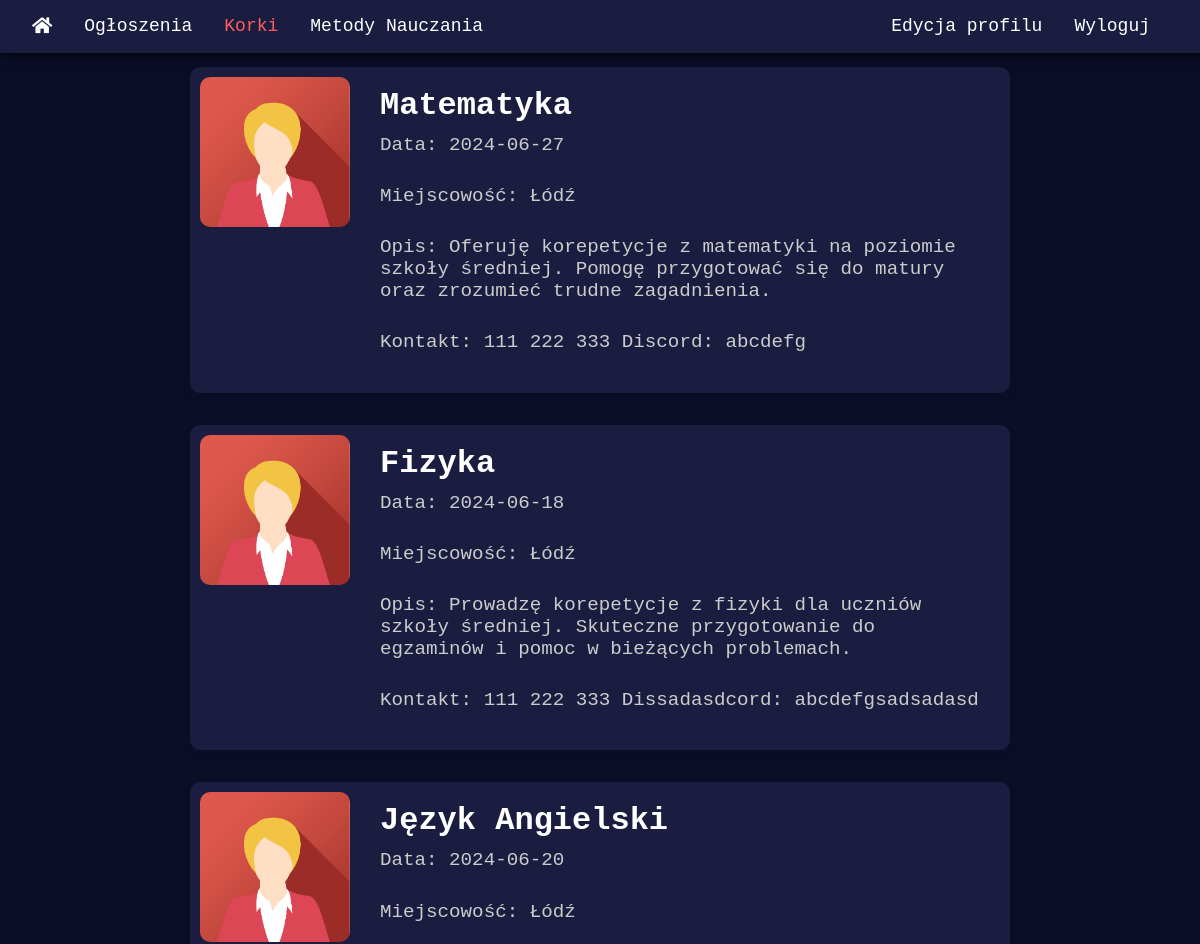
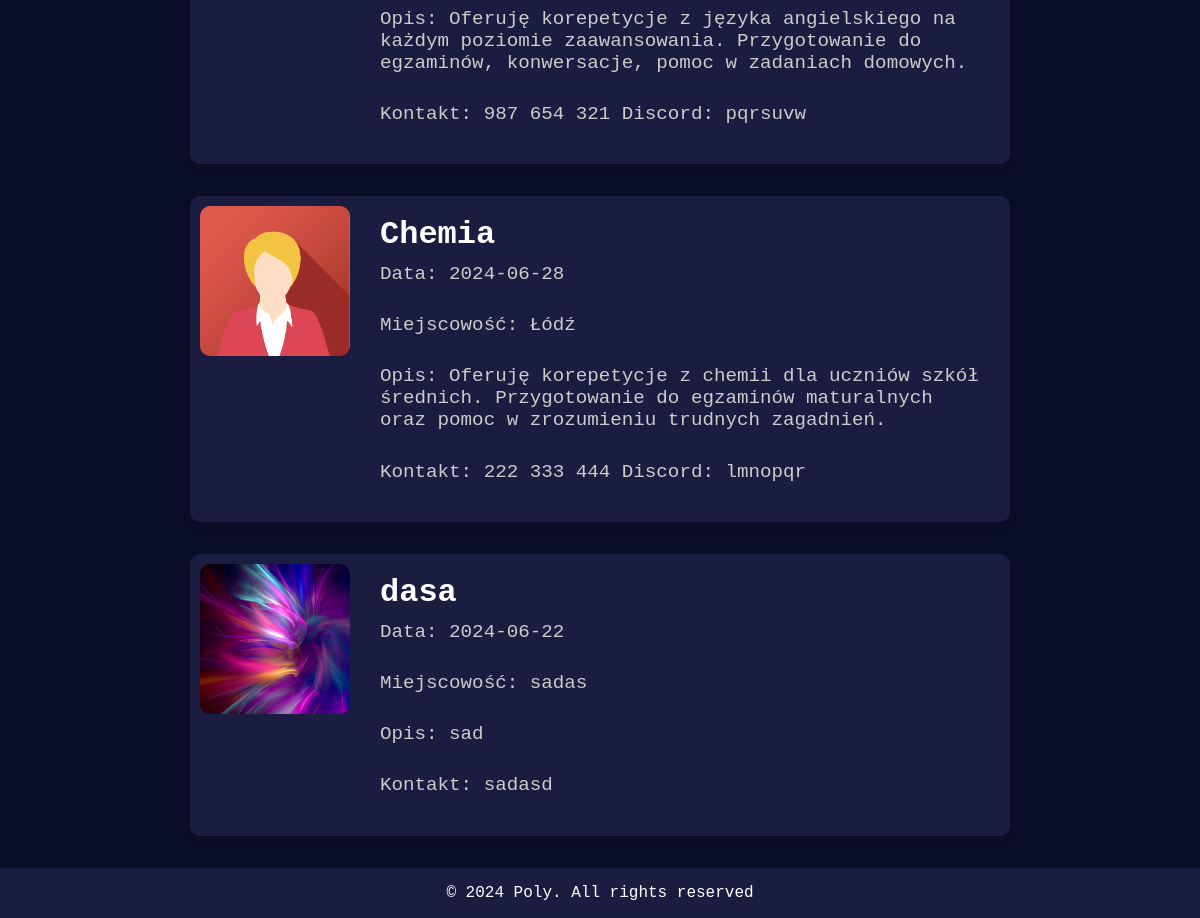
The app's page /subsites/korepetycje.php (signed in) with its own data (2 pictures, top to bottom).
### tables this page shows
CREATE TABLE `korki` (
  `ID_korkow` int(11) NOT NULL,
  `Tytul` varchar(50) NOT NULL,
  `Opis` varchar(500) NOT NULL,
  `Data` date NOT NULL,
  `Miejscowość` varchar(30) NOT NULL,
  `ID_uzytkownika` int(11) NOT NULL,
  `Kontakt` varchar(100) NOT NULL
);

CREATE TABLE `uzytkownicy` (
  `ID_uzytkownika` int(11) NOT NULL,
  `typ` int(1) NOT NULL DEFAULT 0,
  `Imie` varchar(50) NOT NULL,
  `Nazwisko` varchar(50) NOT NULL,
  `Email` varchar(50) NOT NULL,
  `Haslo` varchar(100) NOT NULL,
  `Rok_studiow` int(20) NOT NULL,
  `Kierunek` varchar(50) NOT NULL,
  `Profil` varchar(100) DEFAULT NULL
);

### subsites/korepetycje.php (the view, shortened to what this page needs)
<!DOCTYPE html>
<html lang="pl">
<head>
    <link rel="stylesheet" type="text/css" media="screen" href="../styles.css">
    <link rel="stylesheet" href="https://cdnjs.cloudflare.com/ajax/libs/font-awesome/5.15.4/css/all.min.css">
</head>
<body>
    <header>
        <nav>
            <ul class="nav-left">
                <li><a href="../index.php"><i class="fas fa-home"></i></a></li>
                <li><a href="info.php">Ogłoszenia</a></li>
                <li><a href="korepetycje.php" class="active">Korki</a></li>
                <li><a href="metody.php">Metody Nauczania</a></li>
            </ul>
            <ul class="nav-right">
                <?php if(isset($_SESSION['loggedin']) && $_SESSION['loggedin'] === true): ?>
                    <li><a href="../subsites/edit.php">Edycja profilu</a></li>
                    <li><a href="../log/logout.php">Wyloguj</a></li>
                <?php else: ?>
                    <li><a href="#" id="login-btn">Logowanie</a></li>
                    <li><a href="#" id="register-btn" class="sign-up">Rejestracja</a></li>
                <?php endif; ?>
            </ul>
        </nav>
    </header>
    <div class="content">
        <section id="tutoring">
            <h1>Korepetycje</h1>
            <div class="tutoring-list">
                <?php
                $mysqli = new mysqli("localhost", "root", "", "kck_pio");
                $sql = "SELECT k.Tytul, k.Opis, k.Data, k.Miejscowość, k.Kontakt, u.Profil FROM korki k JOIN uzytkownicy u ON k.ID_uzytkownika=u.ID_uzytkownika";
                $result = $mysqli->query($sql);
                if ($result->num_rows > 0) {
                    while ($row = $result->fetch_assoc()) {
                        echo "<div class='tutoring-item'>";
                        $profil = $row["Profil"];
                        if($profil==null){
                            $profil='avatar5.png';
                        }
                        echo "<img src='../images/" . $profil . "' alt='" . $row['Tytul'] . "' class='tutoring-img'>";
                        echo "<div class='announcement-text'>";
                        echo "<h2>" . $row['Tytul'] . "</h2>";
                        echo "<p>Data: " . substr($row['Data'], 0, 200) . "</p>";
                        echo "<p>Miejscowość: " . substr($row['Miejscowość'], 0, 200) . "</p>";
                        echo "<p>Opis: " . substr($row['Opis'], 0, 200) . "</p>";
                        echo "<p>Kontakt: " . substr($row['Kontakt'], 0, 200) . "</p>";
                        echo "</div>";
                        echo "</div>";
                    }
                } else {
                    echo "tutoring-text";
                }
                ?>
            </div>
        </section>
    </div>
    <footer>&copy; 2024 Poly. All rights reserved</footer>
</body>
</html>

### styles.css (style rules this page uses)
body { font-family: "Courier New", Courier, monospace; margin: 0; padding: 0; background-color: #0b0e27; color: #fff; }
header { background-color: #1a1d3f; padding: 1rem; position: fixed; top: 0; width: 100%; z-index: 1000; transition: opacity 0.5s ease, box-shadow 0.5s ease; box-shadow: 0 2px 10px rgba(0, 0, 0, 0.8); }
header ul li a { text-decoration: none; color: #ffffff; font-size: 18px; transition: color 0.3s ease-in-out, transform 0.3s ease-in-out; }
nav { display: flex; justify-content: space-between; margin-right: 50px; }
.nav-left, .nav-right { display: flex; }
nav ul { list-style-type: none; margin: 0; padding: 0; }
nav ul li { margin: 0 1rem; }
nav ul li a { color: #fff; text-decoration: none; }
footer { background-color: #1a1d3f; text-align: center; padding: 1rem; position: relative; }
.tutoring-list { display: flex; flex-direction: column; align-items: center; gap: 2rem; padding-bottom: 2rem; }
.tutoring-item { display: flex; align-items: flex-start; background-color: #1a1d3f; padding: 10px; border-radius: 10px; width: 80%; max-width: 800px; box-shadow: 0 4px 8px rgba(0, 0, 0, 0.1); transition: transform 0.3s ease, box-shadow 0.3s ease; }
.tutoring-img { width: 150px; height: 150px; object-fit: cover; border-radius: 10px; margin-right: 20px; margin-top: 0; }
.announcement-text { display: flex; flex-direction: column; justify-content: flex-start; text-align: left; flex: 1; overflow-wrap: break-word; width: 200px; padding: 10px; }
.announcement-text h2 { font-size: 2rem; color: #fff; margin: 0; padding-top: 0; }
.announcement-text p { font-size: 1.2rem; color: #ccc; margin-top: 10px; }
header ul li a.active { color: #ff5b60; }

### records on screen
korki: Tytul "Matematyka", Data "2024-06-27", Miejscowość "Łódź", Opis "Oferuję korepetycje z matematyki na poziomie szkoły średniej. Pomogę przygotować się do matury oraz zrozumieć trudne zagadnienia.", Kontakt "111 222 333 Discord: abcdefg"
korki: Tytul "Fizyka", Data "2024-06-18", Miejscowość "Łódź", Opis "Prowadzę korepetycje z fizyki dla uczniów szkoły średniej. Skuteczne przygotowanie do egzaminów i pomoc w bieżących problemach.", Kontakt "111 222 333 Dissadasdcord: abcdefgsadsadasd"
korki: Tytul "Język Angielski", Data "2024-06-20", Miejscowość "Łódź", Opis "Oferuję korepetycje z języka angielskiego na każdym poziomie zaawansowania. Przygotowanie do egzaminów, konwersacje, pomoc w zadaniach domowych.", Kontakt "987 654 321 Discord: pqrsuvw"
korki: Tytul "Chemia", Data "2024-06-28", Miejscowość "Łódź", Opis "Oferuję korepetycje z chemii dla uczniów szkół średnich. Przygotowanie do egzaminów maturalnych oraz pomoc w zrozumieniu trudnych zagadnień.", Kontakt "222 333 444 Discord: lmnopqr"
korki: ID_uzytkownika.Profil (picture), Tytul "dasa", Data "2024-06-22", Miejscowość "sadas", Opis "sad", Kontakt "sadasd"
